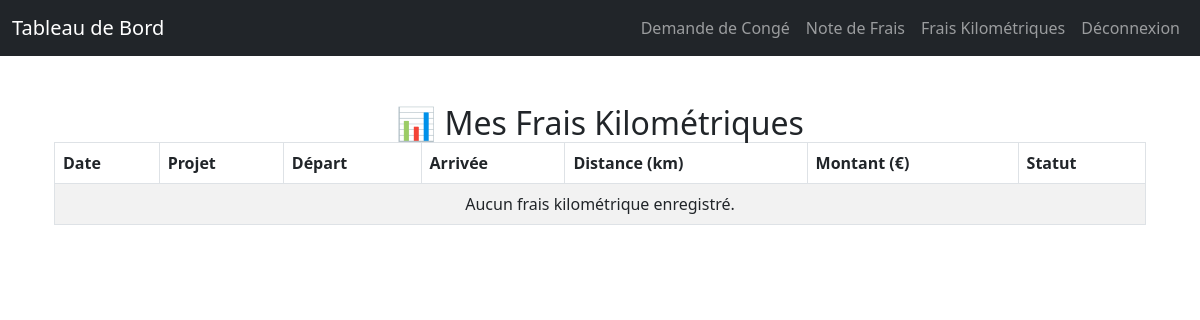
Before: /my-kilometric-expenses/ (signed in) with the older database file.
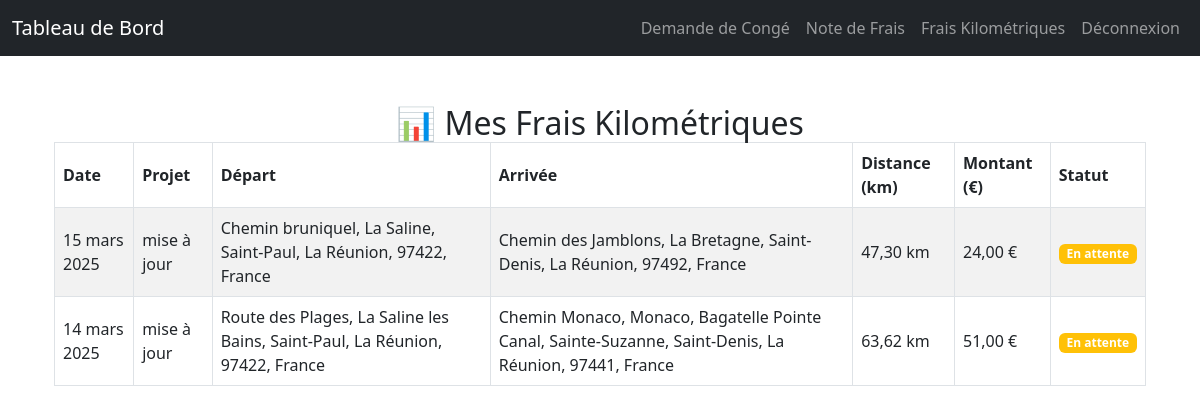
After: the same page with the newer database file.
### rh_management/models.py (models this page shows, shortened)
class KilometricExpense(models.Model):
    user = models.ForeignKey(User, on_delete=models.CASCADE)
    date = models.DateField()
    vehicle_type = models.CharField(max_length=20, choices=VEHICLE_TYPES)
    fiscal_power = models.IntegerField()
    departure = models.CharField(max_length=255)
    departure_lat = models.FloatField(blank=True, null=True)
    departure_lng = models.FloatField(blank=True, null=True)
    arrival = models.CharField(max_length=255)
    arrival_lat = models.FloatField(blank=True, null=True)
    arrival_lng = models.FloatField(blank=True, null=True)
    distance = models.FloatField(blank=True, null=True)
    project = models.CharField(max_length=255, blank=True, null=True)
    amount = models.DecimalField(max_digits=10, decimal_places=2)
    status = models.CharField(max_length=10, choices=STATUS_CHOICES, default='pending')
    description = models.CharField(max_length=255, blank=True)
    notification_emails = models.TextField(blank=True, null=True)

### rh_management/views.py (the view)
# urls.py: path("my-kilometric-expenses/", my_kilometric_expenses, name="my_kilometric_expenses"),  # View my kilometric expenses
@login_required
def my_kilometric_expenses(request):
    expenses = KilometricExpense.objects.filter(user=request.user).order_by("-date")
    return render(request, "rh_management/my_kilometric_expenses.html", {"expenses": expenses})

### templates/rh_management/my_kilometric_expenses.html
{% extends "base.html" %}
{% block content %}
<div class="container mt-5">
    <h2 class="mb-0 text-center">📊 Mes Frais Kilométriques</h2>
    <div class="table-responsive">
        <table class="table table-striped table-bordered">
            <thead class="thead-dark">
                <tr>
                    <th>Date</th>
                    <th>Projet</th>
                    <th>Départ</th>
                    <th>Arrivée</th>
                    <th>Distance (km)</th>
                    <th>Montant (€)</th>
                    <th>Statut</th>
                </tr>
            </thead>
            <tbody>
                {% for expense in expenses %}
                <tr>
                    <td>{{ expense.date }}</td>
                    <td>{% if expense.project %} {{ expense.project }} {% else %} Aucun projet {% endif %}</td>
                    <td>{{ expense.departure }}</td>
                    <td>{{ expense.arrival }}</td>
                    <td>{% if expense.distance %}{{ expense.distance|floatformat:2 }} km{% else %}N/A{% endif %}</td>
                    <td>{{ expense.amount|floatformat:2 }} €</td>
                    <td>
                        <span class="badge bg-{% if expense.status == 'approved' %}success{% elif expense.status == 'pending' %}warning{% else %}danger{% endif %}">
                            {{ expense.get_status_display }}
                        </span>
                    </td>
                </tr>
                {% empty %}
                <tr>
                    <td colspan="7" class="text-center">Aucun frais kilométrique enregistré.</td>
                </tr>
                {% endfor %}
            </tbody>
        </table>
    </div>
</div>
{% endblock %}

Changed rows visible on the page:
added KilometricExpense: date "15 mars 2025", project "mise à jour", departure "Chemin bruniquel, La Saline, Saint-Paul, La Réunion, 97422, France", arrival "Chemin des Jamblons, La Bretagne, Saint-Denis, La Réunion, 97492, France", distance "47,30", amount "24,00", status "En attente"
added KilometricExpense: date "14 mars 2025", project "mise à jour", departure "Route des Plages, La Saline les Bains, Saint-Paul, La Réunion, 97422, France", arrival "Chemin Monaco, Monaco, Bagatelle Pointe Canal, Sainte-Suzanne, Saint-Denis, La Réunion, 97441, France", distance "63,62", amount "51,00", status "En attente"
Other visible differences:
text no longer shown: "Aucun frais kilométrique enregistré."
